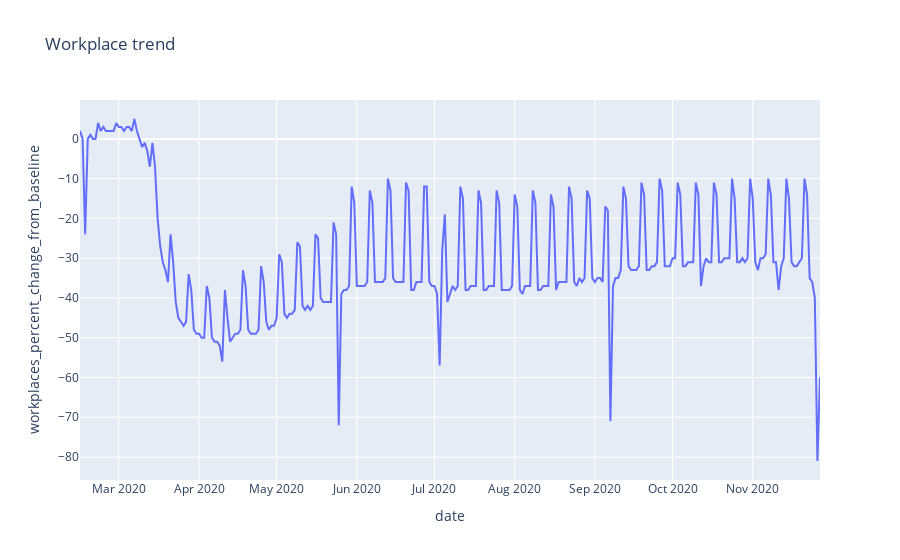

Notebook cell for this chart:
### Code cell
fig = px.line(US_trend, x="date", y="workplaces_percent_change_from_baseline", title='Workplace trend')
fig.show()

### Figure 1 — Plotly figure (JSON) as saved in the notebook; plotly's stock layout.template omitted (floating-point values rounded to 4 significant figures; data arrays with more than 128 entries replaced by an {"elided": "..."} marker saying what was removed)
{"data": [{"hovertemplate": "date=%{x}<br>workplaces_percent_change_from_baseline=%{y}<extra></extra>", "legendgroup": "", "line": {"color": "#636efa", "dash": "solid"}, "mode": "lines", "name": "", "orientation": "v", "showlegend": false, "type": "scatter", "x": {"elided": "287 str values"}, "xaxis": "x", "y": {"elided": "287 int values"}, "yaxis": "y"}], "layout": {"legend": {"tracegroupgap": 0}, "title": {"text": "Workplace trend"}, "xaxis": {"anchor": "y", "domain": [0, 1], "title": {"text": "date"}}, "yaxis": {"anchor": "x", "domain": [0, 1], "title": {"text": "workplaces_percent_change_from_baseline"}}}}
